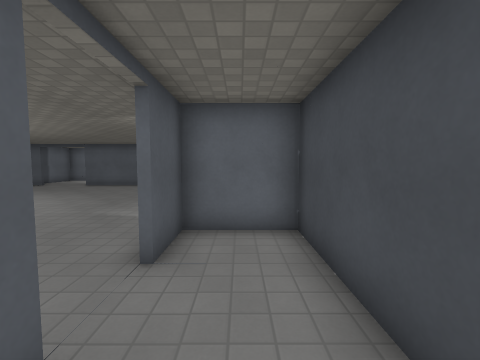
View 1 (above)

23 first-person views from a walk through a level from a Godot 3-D game. The camera is 1.5 m above the floor, tilts 4° down and sees 90° across. The floor is counted in squares, 1 m on a side. Each view is taken from the middle of a square. On the plan, view 1 faces up. The plan holds only what a view shows up to about 13 squares ahead; the rest is blank. The place goes on beyond the plan. Surface patterns are stand-ins for the level's own textures.

View 2
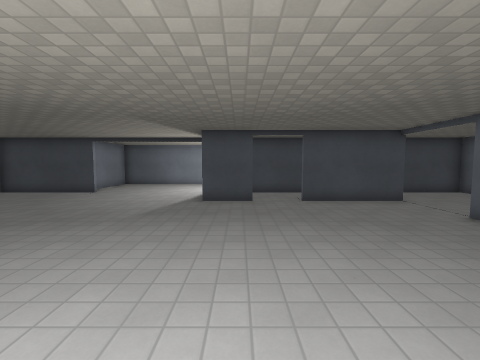

View 3
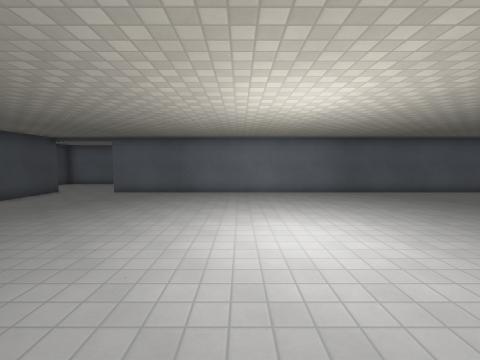

View 4
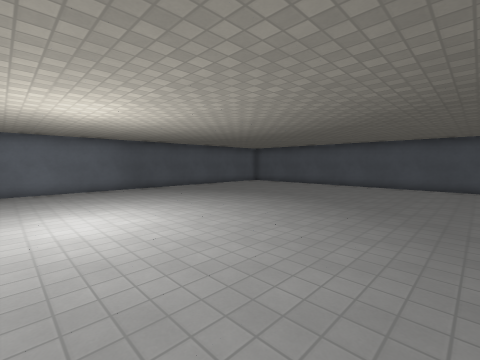

View 5
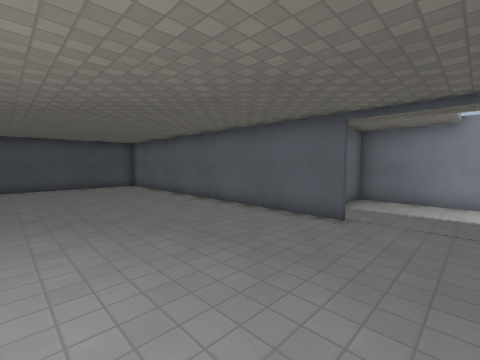

View 6
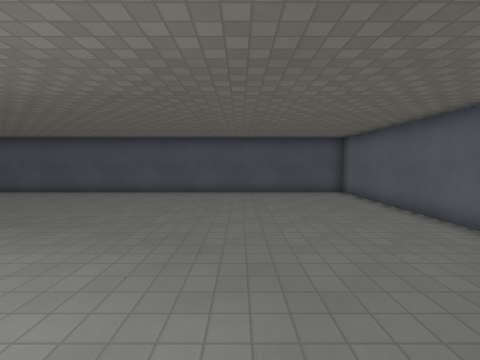

View 7
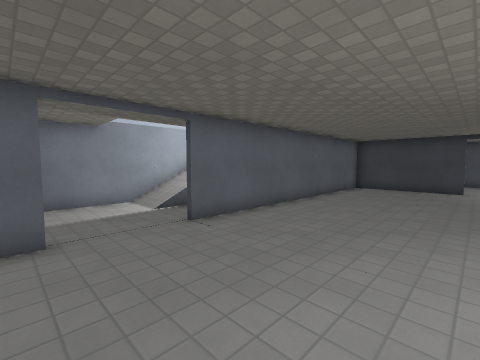

View 8
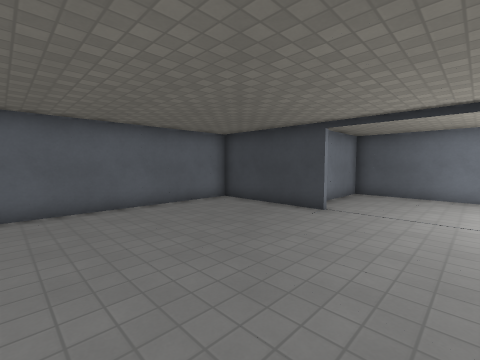

View 9
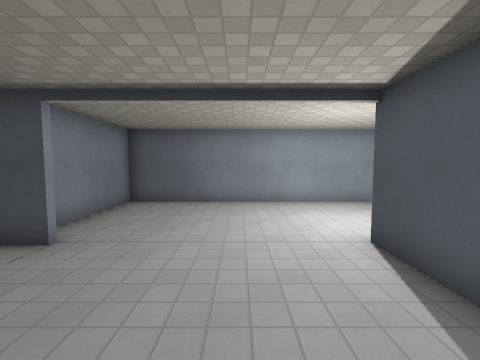

View 10
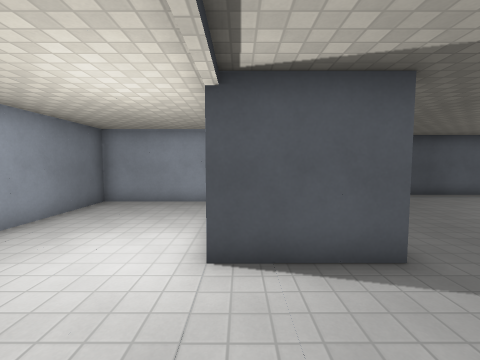

View 11
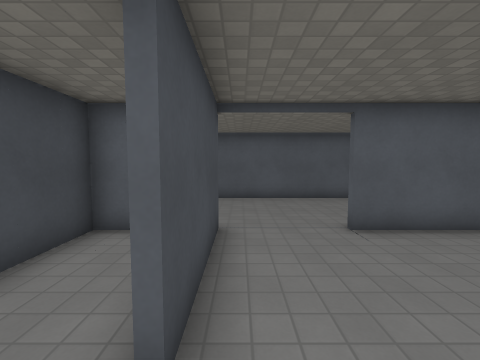

View 12
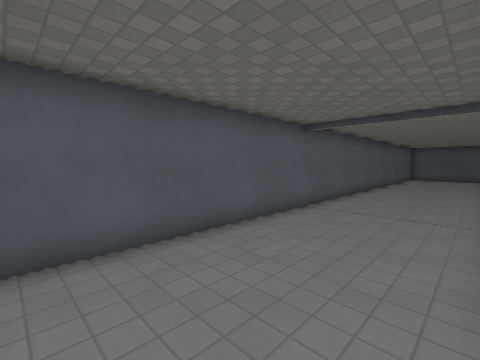

View 13
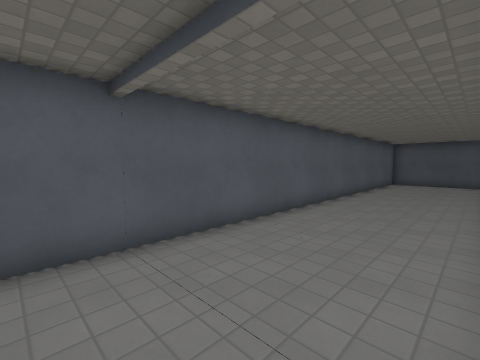

View 14
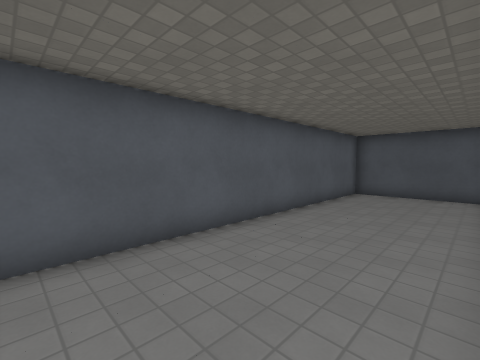

View 15
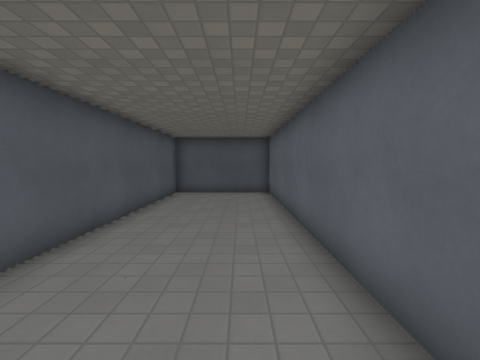

View 16
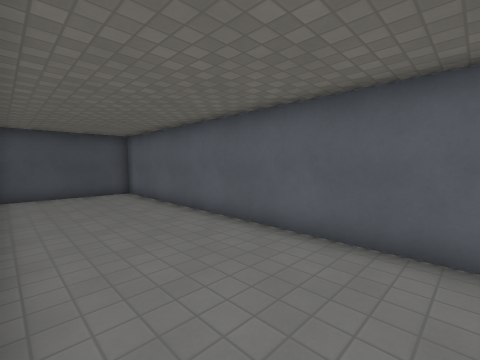

View 17
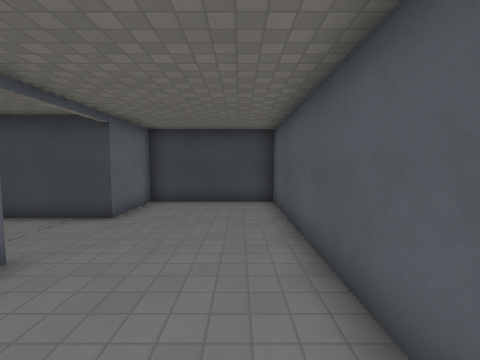

View 18
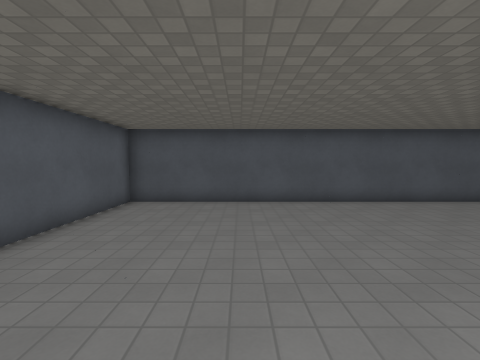

View 19
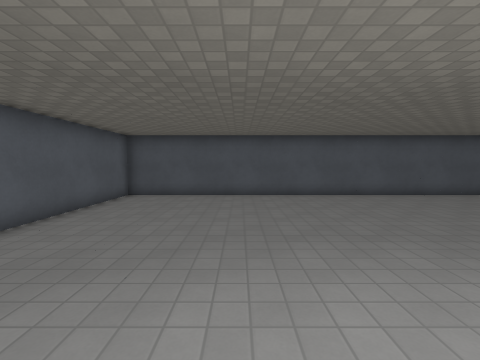

View 20
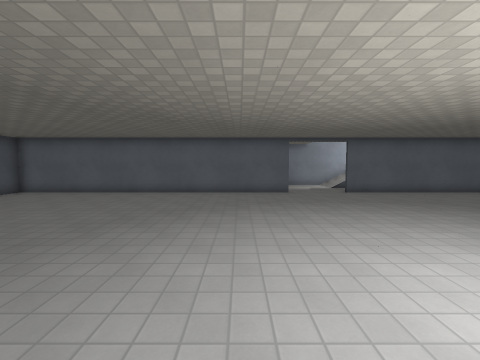

View 21
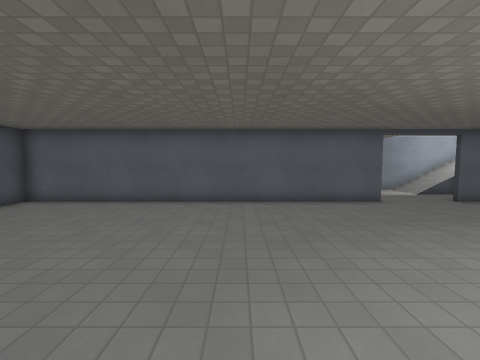

View 22
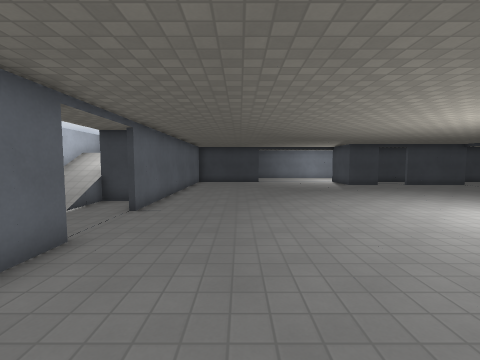

View 23
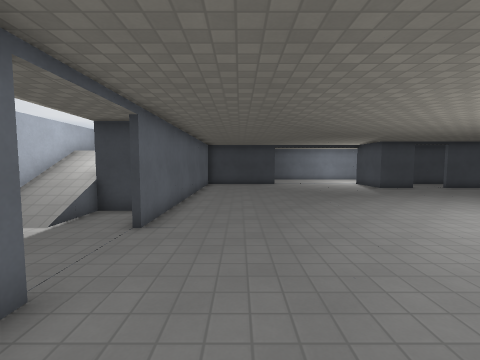

### Floor plan
Points are (right, up) in squares from view 1. A wall is a line through its corners. A room is listed if a view was taken in it or the views show most of it. See-through windows are left out.
Room 1 (view 1)
walls: (0.4, -2.3) (1.3, -2.3) (1.3, 5.3) (-1.3, 5.3) (-1.3, 3.5)
ways out: opening at (-1, 2.5) to room 2
Room 2 (views 2, 3, 4, 5, 6, 7, 8, 9, 10, 11, 12, 13, 14, 15, 16, 17, 18, 19, 20, 21, 22, 23)
walls: (-14.9, -2.5) (-27.4, -2.5); (-13.4, 16.3) (-27.3, 16.3) (-27.3, -7.3) (1.3, -7.3) (1.3, -2.5) (-1.5, -2.5) (-1.5, 1.5); (-1.5, 3.5) (-1.5, 5.5) (1.5, 5.5); (-8, 16.3) (-10.5, 16.3); (1.3, 11.4) (1.3, 16.3) (-5.1, 16.3); (2.2, -0.3) (6.3, -0.3) (6.3, 12.3) (2.5, 12.3); (-5, 20.5) (-14.5, 20.5) (-14.5, 19); (-27.4, -2.3) (-4.5, -2.3)
ways out: opening at (-1, 2.5) to room 1

Where each view was taken, in squares from view 1:
view 1: 0 up, 0 right, facing up
view 2: 4 up, 11 left, facing right
view 3: 10 up, 11 left, facing down
view 4: 12 up, 11 left, facing down-left
view 5: 10 up, 11 left, facing up-left
view 6: 11 up, 15 left, facing left
view 7: 11 up, 14 left, facing up-right
view 8: 8 up, 6 left, facing up-right
view 9: 8 up, 3 left, facing right
view 10: 9 up, 1 right, facing down
view 11: 3 up, 2 left, facing down
view 12: 3 down, 2 left, facing down-left
view 13: 3 down, 8 left, facing down-left
view 14: 3 down, 15 left, facing down-left
view 15: 4 down, 15 left, facing left
view 16: 7 down, 15 left, facing up-left
view 17: 6 down, 8 left, facing right
view 18: 2 up, 18 left, facing left
view 19: 3 up, 16 left, facing left
view 20: 4 up, 16 left, facing up
view 21: 7 up, 19 left, facing up
view 22: 13 up, 18 left, facing right
view 23: 14 up, 16 left, facing right
